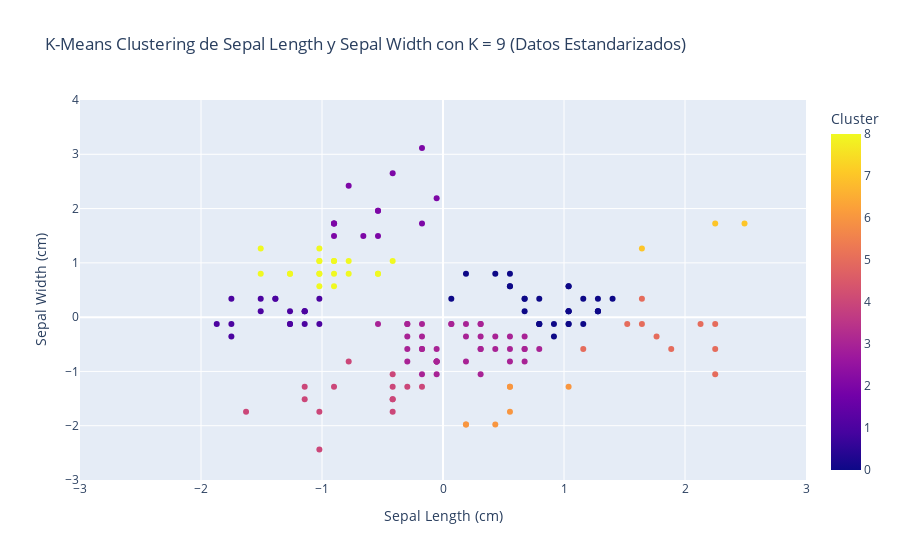

Write notebook code for a chart like this one.
### Code cell
fig_std = px.scatter(data_con_clusters_nine, 
                 x = "sepal_length", 
                 y = "sepal_width", 
                 color = "Cluster",
                 labels={
                     "sepal_length": "Sepal Length (cm)",
                     "sepal_width": "Sepal Width (cm)"
                    },
                 title="K-Means Clustering de Sepal Length y Sepal Width con K = 9 (Datos Estandarizados)"
                )
fig_std.update_xaxes(range=[-3, 3])
fig_std.update_yaxes(range=[-3, 4])

fig_std.show()

### Figure 1 — Plotly figure (JSON) as saved in the notebook; plotly's stock layout.template omitted (floating-point values rounded to 4 significant figures; data arrays with more than 128 entries replaced by an {"elided": "..."} marker saying what was removed)
{"data": [{"hovertemplate": "Sepal Length (cm)=%{x}<br>Sepal Width (cm)=%{y}<br>Cluster=%{marker.color}<extra></extra>", "legendgroup": "", "marker": {"color": {"elided": "150 int values"}, "coloraxis": "coloraxis", "symbol": "circle"}, "mode": "markers", "name": "", "orientation": "v", "showlegend": false, "type": "scatter", "x": {"elided": "150 float values"}, "xaxis": "x", "y": {"elided": "150 float values"}, "yaxis": "y"}], "layout": {"coloraxis": {"colorbar": {"title": {"text": "Cluster"}}, "colorscale": [[0, "#0d0887"], [0.1111, "#46039f"], [0.2222, "#7201a8"], [0.3333, "#9c179e"], [0.4444, "#bd3786"], [0.5556, "#d8576b"], [0.6667, "#ed7953"], [0.7778, "#fb9f3a"], [0.8889, "#fdca26"], [1, "#f0f921"]]}, "legend": {"tracegroupgap": 0}, "title": {"text": "K-Means Clustering de Sepal Length y Sepal Width con K = 9 (Datos Estandarizados)"}, "xaxis": {"anchor": "y", "domain": [0, 1], "range": [-3, 3], "title": {"text": "Sepal Length (cm)"}}, "yaxis": {"anchor": "x", "domain": [0, 1], "range": [-3, 4], "title": {"text": "Sepal Width (cm)"}}}}
